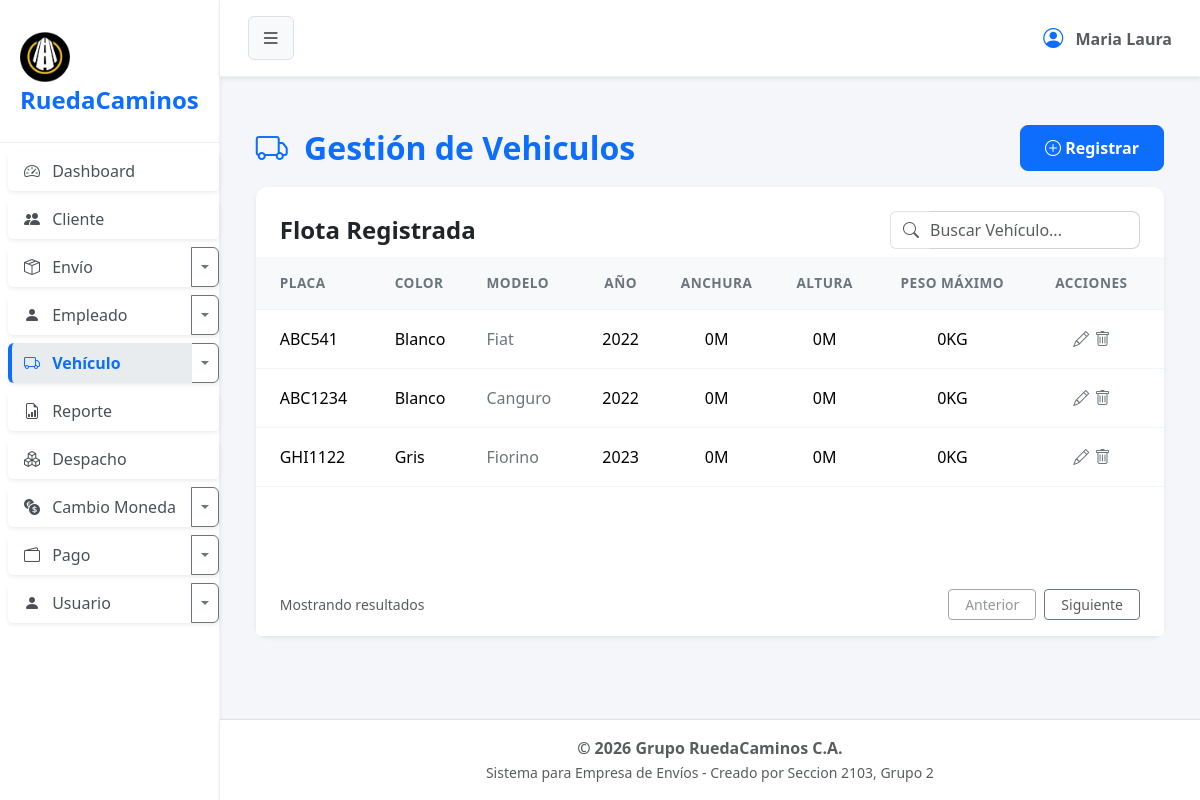
The app's page /?url=vehiculo, older data.
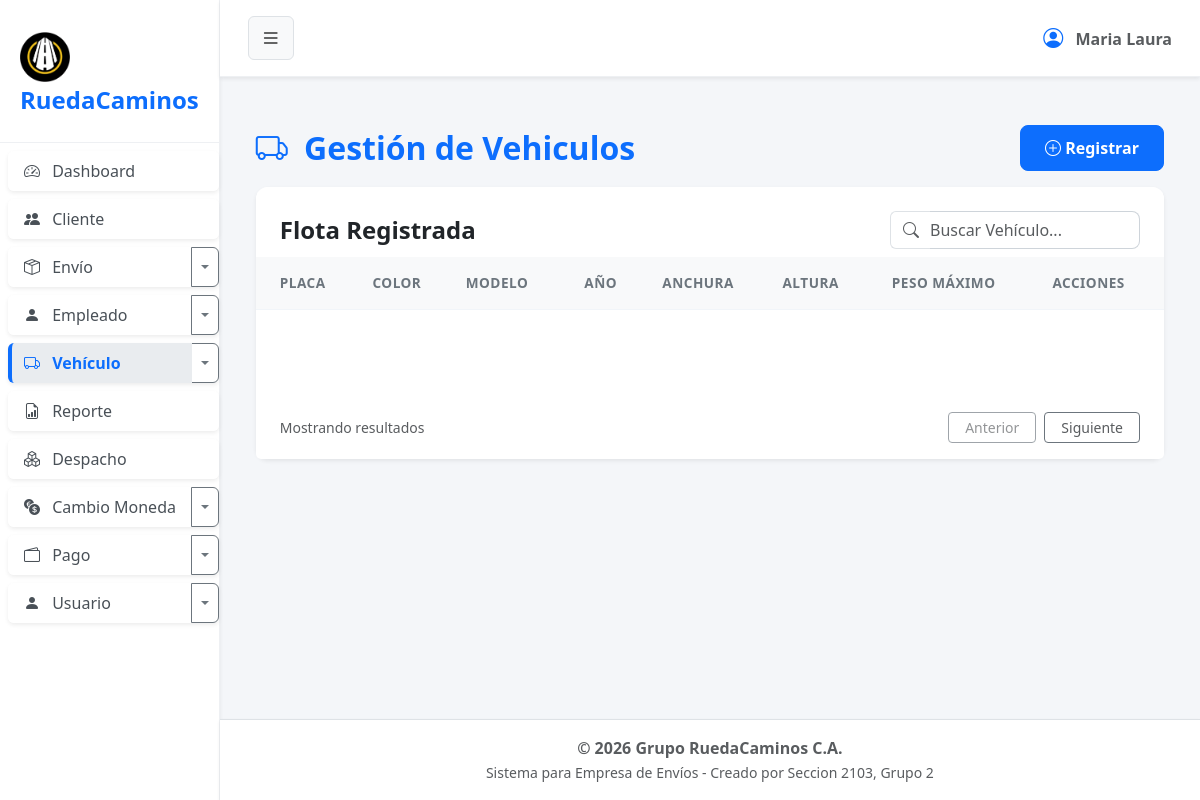
The same page, newer data.
### tables this page shows
CREATE TABLE `vehiculo` (
  `cod_vehiculo` int(2) NOT NULL,
  `placa` varchar(7) NOT NULL,
  `color` varchar(6) NOT NULL,
  `anio` int(4) NOT NULL,
  `anchura` decimal(2,0) NOT NULL,
  `altura` decimal(2,0) NOT NULL,
  `peso_max` decimal(1,0) NOT NULL,
  `cod_modelo` int(1) NOT NULL,
  `estado` tinyint(1) NOT NULL
);

CREATE TABLE `modelo` (
  `cod_modelo` int(1) NOT NULL,
  `nombre` varchar(15) NOT NULL,
  `cod_marca` int(1) NOT NULL,
  `estado` tinyint(1) NOT NULL
);

### app/controller/vehiculoController.php (called while the page is built, shortened)
<?php
$vehiculo = new Vehiculo();
$registros = $vehiculo->obt_RegistrosVehiculos();
include 'app/view/layout/header.php';
include 'app/view/vehiculo/vehiculoView.php';
include 'app/view/layout/footer.php';

### index.php (called while the page is built, shortened)
<?php
    $frontController = new FrontController();
?>

### app/config/Conexion.php (called while the page is built, shortened)
<?php
abstract class Conexion
{
    public $host = "localhost";
    public $namedb = "grupo_ruedacaminos";
    public $userdb = "root";
    public $passwd = "";
    public function __construct()
    {
        $this->conexion = $this->getConnection();
    }
    public function getConnection(): PDO
    {
        try {
            $dsn = "mysql:host=" . $this->host . ";dbname=" . $this->namedb . ";charset=utf8";
            $conexion = new PDO($dsn, $this->userdb, $this->passwd);
            $conexion->setAttribute(PDO::ATTR_ERRMODE, PDO::ERRMODE_EXCEPTION);
        } catch (PDOException $error) {
            die('No se pudo conectar a la base de datos, error:' . $error->getMessage());
        }
        return $conexion;
    }
}

### app/model/Vehiculo.php (called while the page is built, shortened)
<?php
class Vehiculo extends Conexion
{
    public function obt_RegistrosVehiculos()
        {
            try {
                $sentencia = "SELECT vehiculo.* , modelo.nombre AS nombremodelo
                            FROM vehiculo
                            INNER JOIN modelo
                            ON vehiculo.cod_modelo = modelo.cod_modelo
                            WHERE vehiculo.estado= 1;";
                $select = $this->conexion->prepare($sentencia);
                $select->execute();
                return $select->fetchAll(\PDO::FETCH_ASSOC);
            } catch (\PDOException $e) {
                return [];
            }
        }
}

### app/view/vehiculo/componentes/tabla.php (the view)
<div class="card-body p-0">
    <div class="table-responsive">
        <table class="table table-hover align-middle mb-0">
            <thead class="table-light table-header-custom">
                <tr>
                    <th class="ps-4">PLACA</th>
                    <th>COLOR</th>
                    <th>MODELO</th>
                    <th class="text-center">AÑO</th>
                    <th class="text-center">ANCHURA</th>
                    <th class="text-center">ALTURA</th>
                    <th class="text-center">PESO MÁXIMO</th>
                    <th class="pe-4 text-center">ACCIONES</th>
                </tr>
            </thead>
            <tbody>
                <?php foreach ($registros as $dato): ?>
                    <tr>
                        <td class="ps-4 fw-medium"><?= $dato['placa'] ?></td>
                        <td>
                            <span class="fw-medium"><?= $dato['color'] ?></span>
                        </td>
                        <td class="text-secondary"><?= $dato['nombremodelo'] ?></td>
                        <td class="text-center">
                            <span class="fw-medium"><?= $dato['anio'] ?></span>
                        </td>
                        <td class="text-center">
                            <span class="fw-medium"><?= $dato['anchura'] ?>M</span>
                        </td>
                        <td class="text-center">
                            <span class="fw-medium"><?= $dato['altura'] ?>M</span>
                        </td>
                        <td class="text-center">
                            <span class="fw-medium"><?= $dato['peso_max'] ?>KG</span>
                        </td>
                        <td class="pe-4 text-center">
                            <button type="button" class="btn btn-link text-secondary p-0 m-0 align-baseline" title="Actualizar" data-bs-toggle="modal" data-bs-target="#modalVehiculo"
                                datos-cod-vehiculo="<?= $dato['cod_vehiculo']; ?>"
                                datos-placa="<?= $dato['placa']; ?>"
                                datos-color="<?= $dato['color']; ?>"
                                datos-anio="<?= $dato['anio']; ?>"
                                datos-anchura="<?= $dato['anchura']; ?>"
                                datos-altura="<?= $dato['altura']; ?>"
                                datos-peso-max="<?= $dato['peso_max']; ?>"
                                datos-modelo="<?= $dato['cod_modelo']; ?>"
                                datos-estado="<?= $dato['estado']; ?>">
                                <i class="bi bi-pencil"></i>
                            </button>
                            <a href="#" class="text-secondary btn-eliminar"
                                data-id="<?= $dato['cod_vehiculo'] ?>">
                                <i class="bi bi-trash"></i>
                            </a>
                        </td>
                    </tr>
                <?php endforeach; ?>
            </tbody>
        </table>
    </div>
</div>

Row changes from the older to the newer data that the page shows:
removed vehiculo: placa "ABC541", color "Blanco", cod_modelo.nombre "Fiat", anio "2022", anchura "0", altura "0", peso_max "0"
removed vehiculo: placa "ABC1234", color "Blanco", cod_modelo.nombre "Canguro", anio "2022", anchura "0", altura "0", peso_max "0"
removed vehiculo: placa "GHI1122", color "Gris", cod_modelo.nombre "Fiorino", anio "2023", anchura "0", altura "0", peso_max "0"
